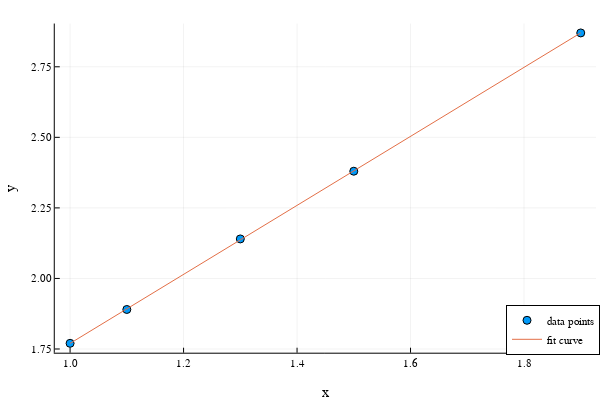

Notebook code for this chart:
### Code cell
using Plots

plotly()
scatter(x,y,label="data points",legend=:bottomright)
plot!(x,ŷ,label="fit curve")
xlabel!("x")
ylabel!("y")

### Figure 1 — Plotly figure (JSON) as saved in the notebook; plotly's stock layout.template omitted (floating-point values rounded to 4 significant figures)
{"data": [{"colorbar": {"len": 0.9143, "title": {"text": ""}, "x": 0.9934, "y": 0.533}, "legendgroup": "data points", "marker": {"color": "rgba(0, 154, 250, 1.000)", "line": {"color": "rgba(0, 0, 0, 1)", "width": 1}, "size": 8, "symbol": "circle"}, "mode": "markers", "name": "data points", "showlegend": true, "type": "scatter", "x": [1, 1.1, 1.3, 1.5, 1.9], "xaxis": "x", "y": [1.77, 1.89, 2.14, 2.38, 2.87], "yaxis": "y"}, {"colorbar": {"len": 0.9143, "title": {"text": ""}, "x": 0.9934, "y": 0.533}, "legendgroup": "fit curve", "line": {"color": "rgba(227, 111, 71, 1.000)", "dash": "solid", "shape": "linear", "width": 1}, "mode": "lines", "name": "fit curve", "showlegend": true, "type": "scatter", "x": [1, 1.1, 1.3, 1.5, 1.9], "xaxis": "x", "y": [1.77, 1.892, 2.137, 2.381, 2.87], "yaxis": "y"}], "layout": {"annotations": [], "height": 400, "legend": {"bgcolor": "rgba(255, 255, 255, 1.000)", "bordercolor": "rgba(0, 0, 0, 1)", "borderwidth": 1, "font": {"color": "rgba(0, 0, 0, 1)", "family": "sans-serif", "size": 11}, "title": {"font": {"color": "rgba(0, 0, 0, 1)", "family": "sans-serif", "size": 15}, "text": ""}, "tracegroupgap": 0, "traceorder": "normal", "x": 1, "xanchor": "right", "y": 0.07, "yanchor": "bottom"}, "margin": {"b": 20, "l": 0, "r": 0, "t": 20}, "paper_bgcolor": "rgba(255, 255, 255, 1.000)", "plot_bgcolor": "rgba(255, 255, 255, 1.000)", "showlegend": true, "width": 600, "xaxis": {"anchor": "y", "domain": [0.09128, 0.9934], "gridcolor": "rgba(0, 0, 0, 0.1)", "gridwidth": 0.5, "linecolor": "rgba(0, 0, 0, 1)", "mirror": false, "range": [0.973, 1.927], "showgrid": true, "showline": true, "showticklabels": true, "tickangle": 0, "tickcolor": "rgb(0, 0, 0)", "tickfont": {"color": "rgba(0, 0, 0, 1)", "family": "sans-serif", "size": 11}, "tickmode": "array", "ticks": "inside", "ticktext": ["1.0", "1.2", "1.4", "1.6", "1.8"], "tickvals": [1, 1.2, 1.4, 1.6, 1.8], "title": {"font": {"color": "rgba(0, 0, 0, 1)", "family": "sans-serif", "size": 15}, "text": "x"}, "type": "linear", "visible": true, "zeroline": false, "zerolinecolor": "rgba(0, 0, 0, 1)"}, "yaxis": {"anchor": "x", "domain": [0.07581, 0.9902], "gridcolor": "rgba(0, 0, 0, 0.1)", "gridwidth": 0.5, "linecolor": "rgba(0, 0, 0, 1)", "mirror": false, "range": [1.737, 2.903], "showgrid": true, "showline": true, "showticklabels": true, "tickangle": 0, "tickcolor": "rgb(0, 0, 0)", "tickfont": {"color": "rgba(0, 0, 0, 1)", "family": "sans-serif", "size": 11}, "tickmode": "array", "ticks": "inside", "ticktext": ["1.75", "2.00", "2.25", "2.50", "2.75"], "tickvals": [1.75, 2, 2.25, 2.5, 2.75], "title": {"font": {"color": "rgba(0, 0, 0, 1)", "family": "sans-serif", "size": 15}, "text": "y"}, "type": "linear", "visible": true, "zeroline": false, "zerolinecolor": "rgba(0, 0, 0, 1)"}}}
